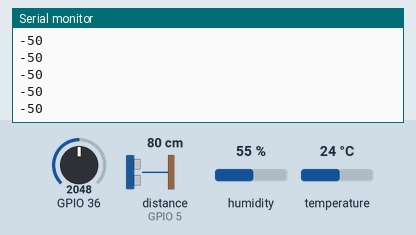
This sketch was run on a simulated ESP32. On the bench: the last lines printed to the serial monitor. Inputs (shaded band) come from the test bench; at power-on: distance to the obstacle (sensor on GPIO 5) 80 cm, humidity 55 %, temperature 24 °C, GPIO 36 = 2048.

Above: at 1.2 s.
1.3 s: distance to the obstacle (sensor on GPIO 5) set to 2 cm
At 1.37 s:
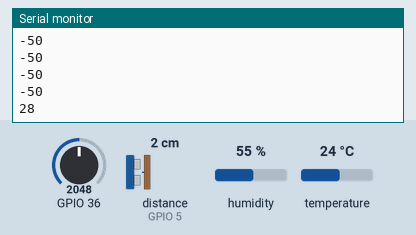
2.8 s: humidity set to 22 %
At 2.89 s:
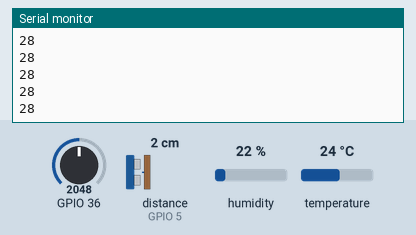
4.3 s: temperature set to 12 °C
5.8 s: distance to the obstacle (sensor on GPIO 5) set to 4 cm
At 5.81 s:
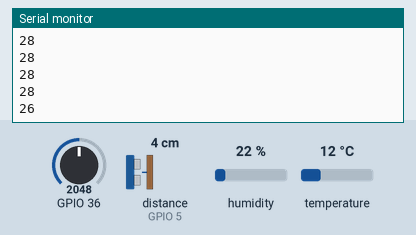
7.3 s: humidity set to 40 %
At 7.32 s:
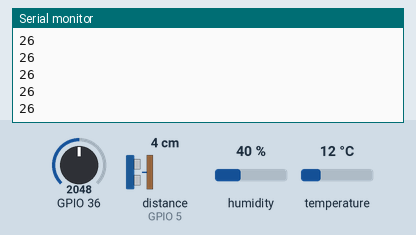
Timing chart, 0 to 9.8 s (numbered marks = the images above; inputs shaded):
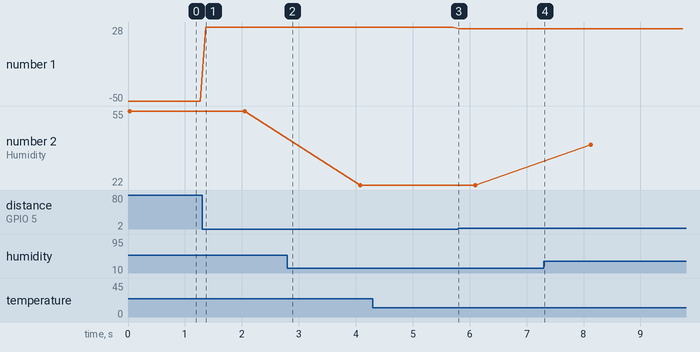

The sketch:

ultrasonic_HumidTemp.ino
```cpp
#include "Ultrasonic.h"
#include <WiFi.h>
#include <HTTPClient.h>
#include <ArduinoJson.h>
#include "DHT.h"

#define DHTPIN 13
#define DHTTYPE DHT11

DHT dht(DHTPIN, DHTTYPE);
Ultrasonic ultrasonic(5);

long RangeInCentimeters;
long MAX_height = 30;
long height;

// work in case that plant is a the center of sensor
void setup() {
  Serial.begin(115200);
  dht.begin();
  xTaskCreatePinnedToCore(HumidTemp,"HumidTemp", 3*1024, NULL, 1, NULL, 1);
}

void loop() {
  RangeInCentimeters = ultrasonic.MeasureInCentimeters();
  height = MAX_height - RangeInCentimeters;
  Serial.println(height);
  delay(100);
}

void HumidTemp(void* param){
    while(1){
    int val = analogRead(A0);
//   Serial.(val);
    float humi  = dht.readHumidity();
    // read temperature as Celsius
    float tempC = dht.readTemperature();
    // read temperature as Fahrenheit
    float tempF = dht.readTemperature(true);
    if (isnan(humi) || isnan(tempC) || isnan(tempF)) {
    Serial.println("Failed to read from DHT sensor!");
  } else {
    Serial.print("Humidity: ");
    Serial.print(humi);
    Serial.print("%");

    Serial.print("  |  ");

    Serial.print("Temperature: ");
    Serial.print(tempC);
    Serial.print("°C ~ ");
    Serial.print(tempF);
    Serial.println("°F");
  }
    vTaskDelay(2000/ portTICK_PERIOD_MS);
    }
}
```

Measured:
- after the input at 1.3 s, the serial monitor: prints a new line after 0.07 s (image 1)
- after the input at 5.8 s, the serial monitor: prints a new line at once (image 3)
- plotted number 1: -50 → 28 after the input at 1.3 s, 28 → 26 after the input at 5.8 s
- plotted number 2: 55 → 22 after the input at 2.8 s, 22 → 40 after the input at 7.3 s
